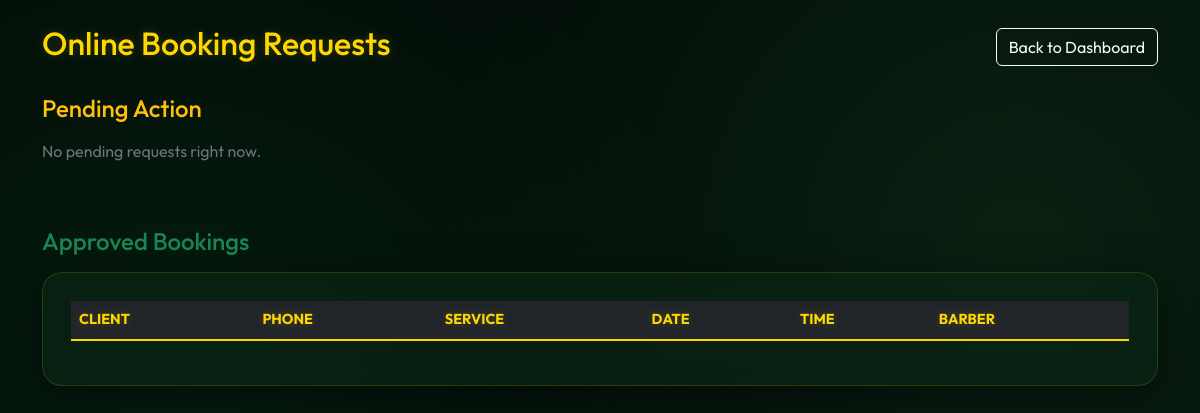
/manage_requests (signed in), run on an earlier commit of the app's database.
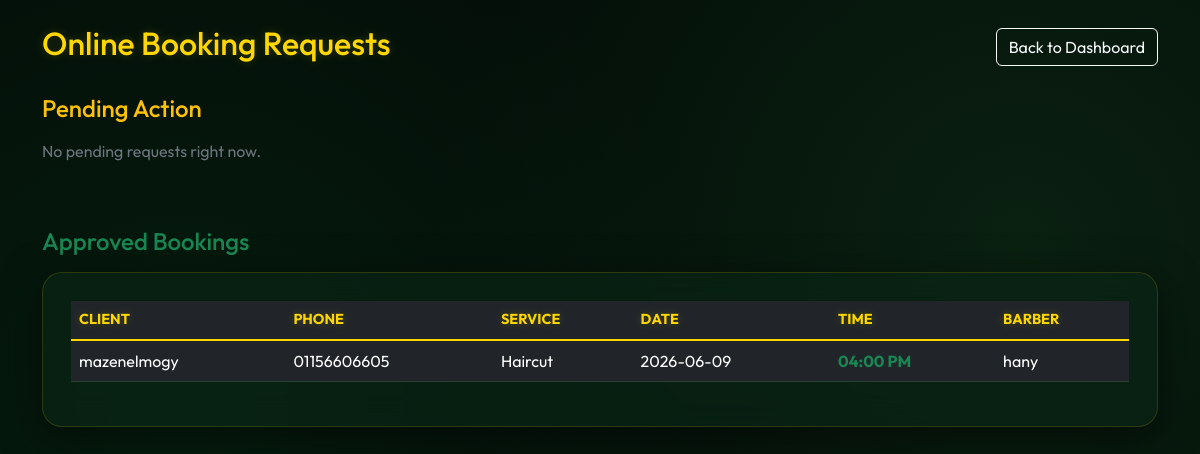
And on a later commit of the database.
### app.py (models this page shows)
class ClientRequest(db.Model):
    __tablename__ = 'client_requests'
    id = db.Column(db.Integer, primary_key=True)
    client_name = db.Column(db.String(100), nullable=False)
    client_phone = db.Column(db.String(20), nullable=False)
    service_id = db.Column(db.Integer, db.ForeignKey('service.id'), nullable=False)
    preferred_date = db.Column(db.Date, nullable=False)
    appointment_time = db.Column(db.Time, nullable=True)
    barber_id = db.Column(db.Integer, db.ForeignKey('barber.id'), nullable=True)
    status = db.Column(db.String(20), default='Pending')
    ip_address = db.Column(db.String(45), nullable=True)
    created_at = db.Column(db.Date, default=date.today)
    barber = db.relationship('Barber')
    service = db.relationship('Service')

class Service(db.Model):
    id = db.Column(db.Integer, primary_key=True)
    name = db.Column(db.String(100), nullable=False)
    price = db.Column(db.Float, nullable=False)
    is_active = db.Column(db.Boolean, default=True)

class Barber(db.Model):
    id = db.Column(db.Integer, primary_key=True)
    name = db.Column(db.String(100), nullable=False)
    commission_type = db.Column(db.String(20), default='percentage')
    commission_value = db.Column(db.Float, default=0.0)
    total_paid = db.Column(db.Float, default=0.0)
    balance = db.Column(db.Float, default=0.0)

### app.py (the view, shortened to what this page needs)
@app.route('/manage_requests', methods=['GET', 'POST'])
@login_required
def manage_requests():
    if current_user.role not in ['owner', 'cashier']:
        return "Access Denied"
    pending_requests = ClientRequest.query.filter_by(status='Pending').all()
    approved_requests = ClientRequest.query.filter_by(status='Approved').all()
    barbers = Barber.query.all()
    return render_template('manage_requests.html',
        pending_requests=pending_requests,
        approved_requests=approved_requests,
        barbers=barbers)

### app.py (called while the page is built, shortened)
@login_manager.user_loader
def load_user(user_id):
    return User.query.get(int(user_id))

@app.context_processor
def inject_translations():
    lang = session.get('lang', 'en')
    translations = {}
    def t(key, default_english):
        return translations.get(key, default_english)
    return dict(t=t, current_lang=lang)

@app.context_processor
def inject_global_data():
    lang = session.get('lang', 'en')
    translations = {}
    def t(key, default_english):
        return translations.get(key, default_english)
    low_stock_count = 0
    if current_user.is_authenticated and current_user.role == 'owner':
        low_stock_count = Product.query.filter(Product.is_active == True, Product.stock <= Product.low_stock_threshold).count()
    return dict(t=t, current_lang=lang, low_stock_count=low_stock_count)

### templates/manage_requests.html (shortened to what the changed rows need)
<!DOCTYPE html>
<html lang="en">
<head>
    <link href="https://cdn.jsdelivr.net/npm/bootstrap@5.3.0/dist/css/bootstrap.min.css" rel="stylesheet">
    <link rel="stylesheet" href="{{ url_for('static', filename='style.css') }}">
</head>
<body>
    <div class="container mt-4 animate-fade">
        <div class="d-flex justify-content-between align-items-center mb-4">
            <h2 class="text-gold"> Online Booking Requests</h2>
        </div>
        <div class="luxury-card">
            <table class="table table-dark table-hover">
                <thead>
                    <tr>
                        <th class="text-gold">Client</th>
                        <th class="text-gold">Phone</th>
                        <th class="text-gold">Service</th>
                        <th class="text-gold">Date</th>
                        <th class="text-gold">Time</th>
                        <th class="text-gold">Barber</th>
                    </tr>
                </thead>
                <tbody>
                    {% for req in approved_requests %}
                    <tr>
                        <td>{{ req.client_name }}</td>
                        <td>{{ req.client_phone }}</td>
                        <td>{{ req.service.name }}</td>
                        <td>{{ req.preferred_date }}</td>
                        <td class="text-success fw-bold">{{ req.appointment_time.strftime('%I:%M %p') }}</td>
                        <td>{{ req.barber.name }}</td>
                    </tr>
                    {% endfor %}
                </tbody>
            </table>
        </div>
    </div>
</body>
</html>

What changed in the data, as far as the page shows it:
added ClientRequest: client_name "mazenelmogy", client_phone "01156606605", service.name "Haircut", preferred_date "2026-06-09", appointment_time "04:00 PM", barber.name "hany"
